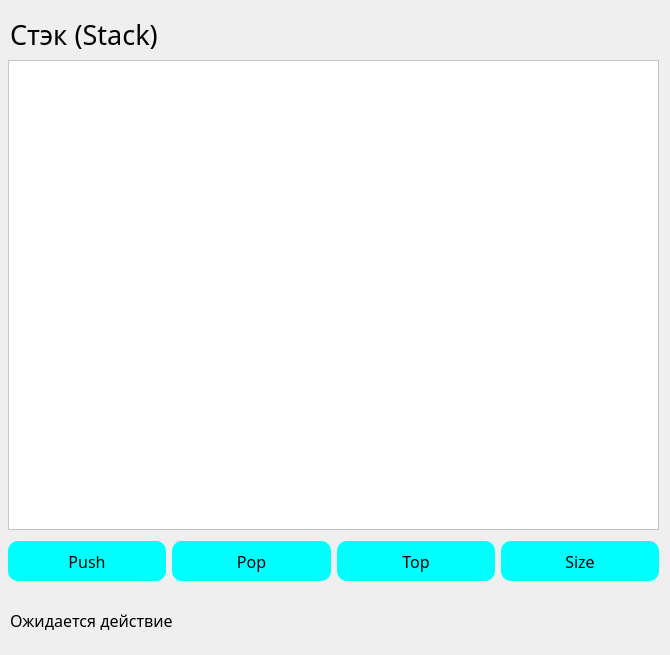
<?xml version="1.0" encoding="UTF-8"?>
<ui version="4.0">
 <class>u_stack</class>
 <widget class="QDockWidget" name="u_stack">
  <property name="geometry">
   <rect>
    <x>0</x>
    <y>0</y>
    <width>670</width>
    <height>655</height>
   </rect>
  </property>
  <property name="minimumSize">
   <size>
    <width>670</width>
    <height>655</height>
   </size>
  </property>
  <property name="maximumSize">
   <size>
    <width>670</width>
    <height>655</height>
   </size>
  </property>
  <property name="styleSheet">
   <string notr="true">QPushButton{
background-color: cyan;
border-radius: 10px;
color: black;
}</string>
  </property>
  <property name="windowTitle">
   <string>DockWidget</string>
  </property>
  <widget class="QWidget" name="dockWidgetContents">
   <widget class="QGraphicsView" name="graphicsView">
    <property name="geometry">
     <rect>
      <x>8</x>
      <y>60</y>
      <width>651</width>
      <height>470</height>
     </rect>
    </property>
    <property name="styleSheet">
     <string notr="true">background-color: white;</string>
    </property>
   </widget>
   <widget class="QWidget" name="gridLayoutWidget">
    <property name="geometry">
     <rect>
      <x>8</x>
      <y>540</y>
      <width>651</width>
      <height>42</height>
     </rect>
    </property>
    <layout class="QGridLayout" name="gridLayout">
     <item row="0" column="1">
      <widget class="QPushButton" name="pushButton_4">
       <property name="minimumSize">
        <size>
         <width>0</width>
         <height>40</height>
        </size>
       </property>
       <property name="font">
        <font>
         <family>Trebuchet MS</family>
         <pointsize>12</pointsize>
        </font>
       </property>
       <property name="text">
        <string>Pop</string>
       </property>
      </widget>
     </item>
     <item row="0" column="2">
      <widget class="QPushButton" name="pushButton_2">
       <property name="minimumSize">
        <size>
         <width>0</width>
         <height>40</height>
        </size>
       </property>
       <property name="font">
        <font>
         <family>Trebuchet MS</family>
         <pointsize>12</pointsize>
        </font>
       </property>
       <property name="text">
        <string>Top</string>
       </property>
      </widget>
     </item>
     <item row="0" column="0">
      <widget class="QPushButton" name="pushButton_3">
       <property name="sizePolicy">
        <sizepolicy hsizetype="Minimum" vsizetype="Fixed">
         <horstretch>0</horstretch>
         <verstretch>0</verstretch>
        </sizepolicy>
       </property>
       <property name="minimumSize">
        <size>
         <width>0</width>
         <height>40</height>
        </size>
       </property>
       <property name="font">
        <font>
         <family>Trebuchet MS</family>
         <pointsize>12</pointsize>
        </font>
       </property>
       <property name="styleSheet">
        <string notr="true"/>
       </property>
       <property name="text">
        <string>Push</string>
       </property>
      </widget>
     </item>
     <item row="0" column="3">
      <widget class="QPushButton" name="pushButton">
       <property name="minimumSize">
        <size>
         <width>0</width>
         <height>40</height>
        </size>
       </property>
       <property name="font">
        <font>
         <family>Trebuchet MS</family>
         <pointsize>12</pointsize>
        </font>
       </property>
       <property name="text">
        <string>Size</string>
       </property>
      </widget>
     </item>
    </layout>
   </widget>
   <widget class="QLabel" name="label">
    <property name="geometry">
     <rect>
      <x>10</x>
      <y>610</y>
      <width>641</width>
      <height>20</height>
     </rect>
    </property>
    <property name="font">
     <font>
      <family>Bahnschrift</family>
      <pointsize>12</pointsize>
     </font>
    </property>
    <property name="text">
     <string>Ожидается действие</string>
    </property>
   </widget>
   <widget class="QLabel" name="label_2">
    <property name="geometry">
     <rect>
      <x>10</x>
      <y>19</y>
      <width>651</width>
      <height>31</height>
     </rect>
    </property>
    <property name="font">
     <font>
      <family>Bahnschrift</family>
      <pointsize>20</pointsize>
     </font>
    </property>
    <property name="text">
     <string>Стэк (Stack)</string>
    </property>
   </widget>
  </widget>
 </widget>
 <resources/>
 <connections/>
</ui>
